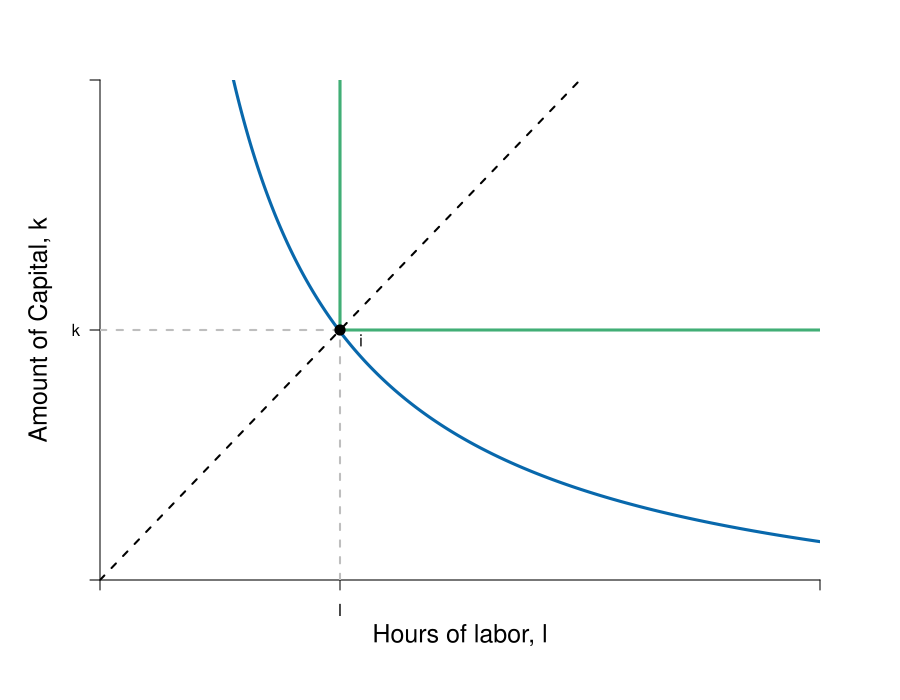

The R source for this figure:
#Graph Designer: Simon Halliday / Scott Cohn
#Authors: Bowles and Halliday
#Title: Coordination, Conflict and Competition: A Text in Microeconomics

pdf(file = "firmmarketsupply/cap_intens_CD_L_a.pdf", width = 9, height = 7)

#Set parameters for graphics
axislabelsize <- 1.5
labelsize <- 1.2
graphlinewidth <- 3
segmentlinewidth <- 2

COL <- c("#7fc97f", "#beaed4", "#fdc086", "#ffff99", "#386cb0", "#f0027f", "#bf5b17", "#666666")
COLA <- c("#e0f3db", "#99d8c9","#66c2a4","#41ae76", "#238b45", "#005824")
COLB <- c("#c6dbef", "#4eb3d3", "#2b8cbe", "#0868ac","#084081")

par(mar =  c(6, 5, 4, 4))

isoquant <- function(l, alpha = 0.5, x = 5, A = 1, h = 1.6) {
  (x / (A*l^alpha))^(1/(1 - alpha)) - h
}

xlims <- c(0, 12)
ylims <- c(0, 12)

npts <- 501 


plot(0, 0, xlim = xlims, ylim = ylims, type = "n",
     xlab = expression(paste("")),
     ylab = expression(paste("")), 
     xaxt = "n", 
     yaxt = "n", 
     cex.lab = axislabelsize, 
     bty = "n",
     xaxs="i", 
     yaxs="i")

ticksy <- c(0, 6, ylims[2])
ylabels <- c(NA, expression(paste(k)), NA)
ticksx <- c(0, 4, xlims[2])
xlabels <- c(NA, expression(paste(l)), NA)

axis(1, at = ticksx, pos = 0, labels = xlabels)
axis(2, at = ticksy, pos = 0, labels = ylabels, las = 1)

npts <- 500 
xx1 <- seq(xlims[1], xlims[2], length.out = npts)

mtext(expression(paste("Hours of labor, ", l)), side=1, line = 2.5, cex = axislabelsize)
text(-1, 0.5*ylims[2], expression(paste("Amount of Capital, ", k)), xpd = TRUE, cex = axislabelsize, srt = 90) 

# Dash diagonals
# segments(0, 0, 18, ylims[2], lty = 2, col = "black", lwd = segmentlinewidth)
segments(0, 0, 8, ylims[2], lty = 2, col = "black", lwd = segmentlinewidth)

# Grey segments
# segments(6, 0, 6, 4, lty = 2, col = "grey", lwd = segmentlinewidth)
# segments(0, 4, 6, 4, lty = 2, col = "grey", lwd = segmentlinewidth)

segments(4, 0, 4, 6, lty = 2, col = "grey", lwd = segmentlinewidth)
segments(0, 6, 4, 6, lty = 2, col = "grey", lwd = segmentlinewidth)

# Isoquant
lines(xx1, isoquant(xx1, x = 11, alpha = 0.5, A = 2, h = 1.6), col = COLB[4], lwd = graphlinewidth)
# lines(xx1, isoquant(xx1, x = 7.6, alpha = 0.5, A = 2, h = -1.6), col = COLB[5], lwd = graphlinewidth)

# Leontief
segments(4, 6, xlims[2], 6, lty = 1, col = COLA[4], lwd = graphlinewidth)
segments(4, 6, 4, ylims[2], lty = 1, col = COLA[4],  lwd = graphlinewidth)

# segments(6, 4, xlims[2], 4, lty = 1, col = COLA[5], lwd = graphlinewidth)
# segments(6, 4, 6, ylims[2], lty = 1, col = COLA[5],  lwd = graphlinewidth)

# Points
points(4, 6, pch = 16, col = "black", cex = 1.5)
text(4.35, 5.75, expression(i))

# points(6, 4, pch = 16, col = "black", cex = 1.5)
# text(6.25, 3.65, expression(e))

dev.off()
